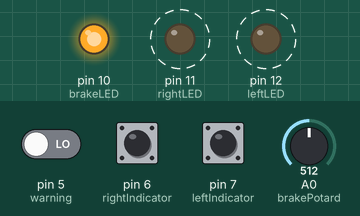
A sketch run on a simulated Arduino Uno, built with avr-gcc and run on an emulated ATmega328P. Parts: output pins drawn as LEDs (lit = HIGH). Dashed ring = blinking. Inputs (shaded band) come from the test bench; at power-on: A0 (brakePotard) = 512, pin 5 (warning) LOW, pin 6 (rightIndicator) LOW, pin 7 (leftIndicator) LOW.

Above: at 0.9 s.
1.3 s: A0 (brakePotard) set to 6
4.3 s: A0 (brakePotard) set to 3
At 4.9 s:
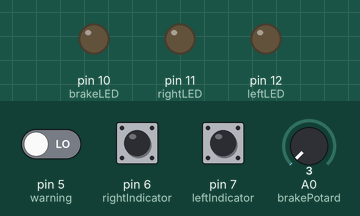
5.8 s: pin 5 (warning) driven HIGH
At 6.2 s:
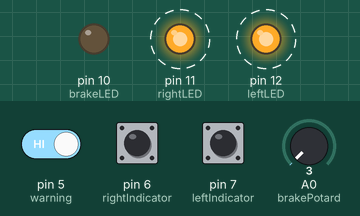
8.8 s: pin 5 (warning) driven LOW
At 9.5 s:
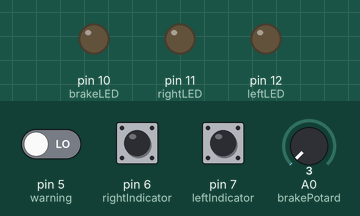
10.3 s: pin 6 (rightIndicator) pulled HIGH for 0.15 s
At 10.7 s:
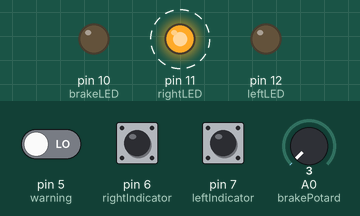
13.4 s: pin 7 (leftIndicator) pulled HIGH for 0.15 s
At 13.8 s:
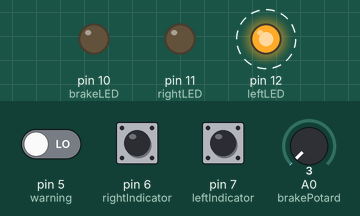
Timing chart, 0 to 17.5 s (numbered marks = the images above; inputs shaded):
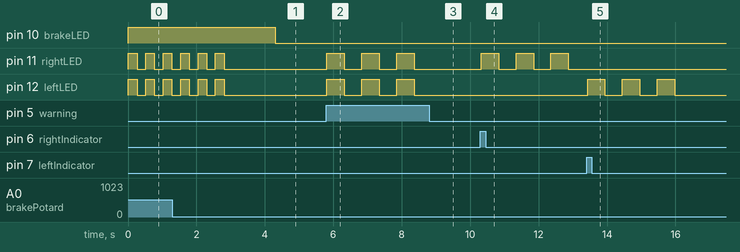

Measured:
- the behaviour switches between 5 and 4 on A0 (brakePotard) (found by bisection; images 0 and 1)
- after the input at 4.3 s, pin 10 (brakeLED): HIGH → LOW at once
- after the input at 5.8 s, pin 11 (rightLED), pin 12 (leftLED): alternates HIGH for 0.51 s and LOW for 0.51 s, starting at once
- after the input at 8.8 s, pin 11 (rightLED), pin 12 (leftLED): stays LOW (without the input it goes to HIGH after 0.07 s)
- after the input at 10.3 s, pin 11 (rightLED): alternates HIGH for 0.51 s and LOW for 0.51 s, starting at once
- after the input at 13.4 s, pin 12 (leftLED): alternates HIGH for 0.51 s and LOW for 0.51 s, 6 changes in all, then stays LOW, starting at once
- by itself, pin 11 (rightLED), pin 12 (leftLED): alternates HIGH for 0.25 s and LOW for 0.25 s, 6 changes in all, then stays LOW

The sketch:

SCADE_Clignotant.ino
```cpp
#include "FONCTION_HABITACLE_FONCTION_HABITACLE.h"

static const float delayTime = 10; //10ms

// Switches
static const uint8_t leftIndicator = 7;
static const uint8_t rightIndicator = 6;
static const uint8_t warning = 5;

// Potard
static const uint8_t brakePotard = A0;

//LED output
static const uint8_t leftLED = 12;
static const uint8_t rightLED = 11;
static const uint8_t brakeLED = 10;

// Value struct
outC_FONCTION_HABITACLE_FONCTION_HABITACLE outValues;

void setup() {
  Serial.begin(115200);

  pinMode(leftIndicator, INPUT);
  pinMode(rightIndicator, INPUT);
  pinMode(warning, INPUT);

  pinMode(brakePotard, INPUT);

  pinMode(leftLED, OUTPUT);
  pinMode(rightLED, OUTPUT);

  pinMode(brakeLED, OUTPUT);

}

void loop()
{

  kcg_int16 brakeInput = analogRead(brakePotard);
  kcg_bool Warning_Input = digitalRead(warning);

  uint8_t leftIndicatorStatus = digitalRead(leftIndicator);
  uint8_t rightIndicatorStatus = digitalRead(rightIndicator);

  kcg_int8 indicatorInput;
  if (leftIndicatorStatus && !rightIndicatorStatus)
  {
    indicatorInput = 1;
  }
  else if (rightIndicatorStatus && !leftIndicatorStatus)
  {
    indicatorInput = -1;
  }
  else
  {
    indicatorInput = 0;
  }

  // Call to generated code
  FONCTION_HABITACLE_FONCTION_HABITACLE((kcg_int8)indicatorInput, (kcg_bool)Warning_Input, (kcg_int16)brakeInput, &outValues);

  // Writing our exits
  digitalWrite(leftLED, outValues.leftIndicatorSignal);
  digitalWrite(rightLED, outValues.rightIndicatorSignal);
  digitalWrite(brakeLED, outValues.brakeSignal);

  // Waiting for new refresh
  delay(delayTime);

}
```

FONCTION_CLIGNOTANT_FONCTION_HABITACLE.c
```cpp
/* $********** SCADE Suite KCG 32-bit 6.6 (build i19) ***********
** Command: kcg66.exe -config Z:/SCADE/scadeWorkspace/test/KCG/config.txt
** Generation date: 2020-01-23T20:16:23
*************************************************************$ */

#include "kcg_consts.h"
#include "kcg_sensors.h"
#include "FONCTION_CLIGNOTANT_FONCTION_HABITACLE.h"

/* FONCTION_HABITACLE::FONCTION_CLIGNOTANT/ */
void FONCTION_CLIGNOTANT_FONCTION_HABITACLE(
  /* EmergencyCommand/, _L3/ */
  kcg_bool EmergencyCommand,
  /* _L1/, leftIndicatorCommand/ */
  kcg_bool leftIndicatorCommand,
  /* _L2/, rightIndicatorCommand/ */
  kcg_bool rightIndicatorCommand,
  outC_FONCTION_CLIGNOTANT_FONCTION_HABITACLE *outC)
{
  /* _L7=(FONCTION_HABITACLE::SIGNAL_GENERATION#1)/ */
  SIGNAL_GENERATION_FONCTION_HABITACLE(
    (kcg_bool) (leftIndicatorCommand | rightIndicatorCommand),
    EmergencyCommand,
    &outC->Context_SIGNAL_GENERATION_1);
  outC->rightIndicatorSignal =
    outC->Context_SIGNAL_GENERATION_1.indicatorSignal & rightIndicatorCommand;
  outC->leftIndicatorSignal = leftIndicatorCommand &
    outC->Context_SIGNAL_GENERATION_1.indicatorSignal;
}

#ifndef KCG_USER_DEFINED_INIT
void FONCTION_CLIGNOTANT_init_FONCTION_HABITACLE(
  outC_FONCTION_CLIGNOTANT_FONCTION_HABITACLE *outC)
{
  outC->leftIndicatorSignal = kcg_true;
  outC->rightIndicatorSignal = kcg_true;
  /* _L7=(FONCTION_HABITACLE::SIGNAL_GENERATION#1)/ */
  SIGNAL_GENERATION_init_FONCTION_HABITACLE(&outC->Context_SIGNAL_GENERATION_1);
}
#endif /* KCG_USER_DEFINED_INIT */


#ifndef KCG_NO_EXTERN_CALL_TO_RESET
void FONCTION_CLIGNOTANT_reset_FONCTION_HABITACLE(
  outC_FONCTION_CLIGNOTANT_FONCTION_HABITACLE *outC)
{
  /* _L7=(FONCTION_HABITACLE::SIGNAL_GENERATION#1)/ */
  SIGNAL_GENERATION_reset_FONCTION_HABITACLE(
    &outC->Context_SIGNAL_GENERATION_1);
}
#endif /* KCG_NO_EXTERN_CALL_TO_RESET */


/* $********** SCADE Suite KCG 32-bit 6.6 (build i19) ***********
** FONCTION_CLIGNOTANT_FONCTION_HABITACLE.c
** Generation date: 2020-01-23T20:16:23
*************************************************************$ */
```

FONCTION_CLIGNOTANT_FONCTION_HABITACLE.h
```cpp
/* $********** SCADE Suite KCG 32-bit 6.6 (build i19) ***********
** Command: kcg66.exe -config Z:/SCADE/scadeWorkspace/test/KCG/config.txt
** Generation date: 2020-01-23T20:16:23
*************************************************************$ */
#ifndef _FONCTION_CLIGNOTANT_FONCTION_HABITACLE_H_
#define _FONCTION_CLIGNOTANT_FONCTION_HABITACLE_H_

#include "kcg_types.h"
#include "SIGNAL_GENERATION_FONCTION_HABITACLE.h"

/* =====================  no input structure  ====================== */

/* =====================  no output structure  ====================== */

/* ========================  context type  ========================= */
typedef struct {
  /* ---------------------------  outputs  --------------------------- */
  kcg_bool /* _L5/, leftIndicatorSignal/ */ leftIndicatorSignal;
  kcg_bool /* _L6/, rightIndicatorSignal/ */ rightIndicatorSignal;
  /* -----------------------  no local probes  ----------------------- */
  /* -----------------------  no local memory  ----------------------- */
  /* ---------------------  sub nodes' contexts  --------------------- */
  outC_SIGNAL_GENERATION_FONCTION_HABITACLE /* _L7=(FONCTION_HABITACLE::SIGNAL_GENERATION#1)/ */ Context_SIGNAL_GENERATION_1;
  /* ----------------- no clocks of observable data ------------------ */
} outC_FONCTION_CLIGNOTANT_FONCTION_HABITACLE;

/* ===========  node initialization and cycle functions  =========== */
/* FONCTION_HABITACLE::FONCTION_CLIGNOTANT/ */
extern void FONCTION_CLIGNOTANT_FONCTION_HABITACLE(
  /* EmergencyCommand/, _L3/ */
  kcg_bool EmergencyCommand,
  /* _L1/, leftIndicatorCommand/ */
  kcg_bool leftIndicatorCommand,
  /* _L2/, rightIndicatorCommand/ */
  kcg_bool rightIndicatorCommand,
  outC_FONCTION_CLIGNOTANT_FONCTION_HABITACLE *outC);

#ifndef KCG_NO_EXTERN_CALL_TO_RESET
extern void FONCTION_CLIGNOTANT_reset_FONCTION_HABITACLE(
  outC_FONCTION_CLIGNOTANT_FONCTION_HABITACLE *outC);
#endif /* KCG_NO_EXTERN_CALL_TO_RESET */

#ifndef KCG_USER_DEFINED_INIT
extern void FONCTION_CLIGNOTANT_init_FONCTION_HABITACLE(
  outC_FONCTION_CLIGNOTANT_FONCTION_HABITACLE *outC);
#endif /* KCG_USER_DEFINED_INIT */


#endif /* _FONCTION_CLIGNOTANT_FONCTION_HABITACLE_H_ */
/* $********** SCADE Suite KCG 32-bit 6.6 (build i19) ***********
** FONCTION_CLIGNOTANT_FONCTION_HABITACLE.h
** Generation date: 2020-01-23T20:16:23
*************************************************************$ */
```

FONCTION_FREINAGE_FONCTION_HABITACLE.c
```cpp
/* $********** SCADE Suite KCG 32-bit 6.6 (build i19) ***********
** Command: kcg66.exe -config Z:/SCADE/scadeWorkspace/test/KCG/config.txt
** Generation date: 2020-01-23T20:16:23
*************************************************************$ */

#include "kcg_consts.h"
#include "kcg_sensors.h"
#include "FONCTION_FREINAGE_FONCTION_HABITACLE.h"

/* FONCTION_HABITACLE::FONCTION_FREINAGE/ */
kcg_bool FONCTION_FREINAGE_FONCTION_HABITACLE(
  /* Brake_Input/, _L4/ */
  kcg_int16 Brake_Input)
{
  /* _L3/, brakeSignal/ */
  kcg_bool brakeSignal;

  brakeSignal = Brake_Input >= /* _L5= */(kcg_int16)
      Cal_SeuilBrakeOn_FONCTION_HABITACLE;
  return brakeSignal;
}


/* $********** SCADE Suite KCG 32-bit 6.6 (build i19) ***********
** FONCTION_FREINAGE_FONCTION_HABITACLE.c
** Generation date: 2020-01-23T20:16:23
*************************************************************$ */
```

FONCTION_FREINAGE_FONCTION_HABITACLE.h
```cpp
/* $********** SCADE Suite KCG 32-bit 6.6 (build i19) ***********
** Command: kcg66.exe -config Z:/SCADE/scadeWorkspace/test/KCG/config.txt
** Generation date: 2020-01-23T20:16:23
*************************************************************$ */
#ifndef _FONCTION_FREINAGE_FONCTION_HABITACLE_H_
#define _FONCTION_FREINAGE_FONCTION_HABITACLE_H_

#include "kcg_types.h"

/* =====================  no input structure  ====================== */

/* =====================  no output structure  ====================== */

/* FONCTION_HABITACLE::FONCTION_FREINAGE/ */
extern kcg_bool FONCTION_FREINAGE_FONCTION_HABITACLE(
  /* Brake_Input/, _L4/ */
  kcg_int16 Brake_Input);


#endif /* _FONCTION_FREINAGE_FONCTION_HABITACLE_H_ */
/* $********** SCADE Suite KCG 32-bit 6.6 (build i19) ***********
** FONCTION_FREINAGE_FONCTION_HABITACLE.h
** Generation date: 2020-01-23T20:16:23
*************************************************************$ */
```

FONCTION_HABITACLE_FONCTION_HABITACLE.c
```cpp
/* $********** SCADE Suite KCG 32-bit 6.6 (build i19) ***********
** Command: kcg66.exe -config Z:/SCADE/scadeWorkspace/test/KCG/config.txt
** Generation date: 2020-01-23T20:16:23
*************************************************************$ */

#include "kcg_consts.h"
#include "kcg_sensors.h"
#include "FONCTION_HABITACLE_FONCTION_HABITACLE.h"

/* FONCTION_HABITACLE::FONCTION_HABITACLE/ */
void FONCTION_HABITACLE_FONCTION_HABITACLE(
  /* Indicator_Input/, _L1/ */
  kcg_int8 Indicator_Input,
  /* Warning_Input/, _L2/ */
  kcg_bool Warning_Input,
  /* Brake_Input/, _L6/ */
  kcg_int16 Brake_Input,
  outC_FONCTION_HABITACLE_FONCTION_HABITACLE *outC)
{
  /* _L8=(FONCTION_HABITACLE::TRAITEMENT_FREINAGE_URGENCE#1)/ */
  TRAITEMENT_FREINAGE_URGENCE_FONCTION_HABITACLE(
    Brake_Input,
    &outC->Context_TRAITEMENT_FREINAGE_URGENCE_1);
  /* _L10=(FONCTION_HABITACLE::TRAITEMENT_CLIGNOTANT#1)/ */
  TRAITEMENT_CLIGNOTANT_FONCTION_HABITACLE(
    Indicator_Input,
    Warning_Input,
    outC->Context_TRAITEMENT_FREINAGE_URGENCE_1.EmergencyCommand,
    &outC->Context_TRAITEMENT_CLIGNOTANT_1);
  outC->brakeSignal = /* _L5=(FONCTION_HABITACLE::FONCTION_FREINAGE#1)/ */
    FONCTION_FREINAGE_FONCTION_HABITACLE(Brake_Input);
  /* _L4=(FONCTION_HABITACLE::FONCTION_CLIGNOTANT#1)/ */
  FONCTION_CLIGNOTANT_FONCTION_HABITACLE(
    outC->Context_TRAITEMENT_FREINAGE_URGENCE_1.EmergencyCommand,
    outC->Context_TRAITEMENT_CLIGNOTANT_1.leftIndicatorCommand,
    outC->Context_TRAITEMENT_CLIGNOTANT_1.rightIndicatorCommand,
    &outC->Context_FONCTION_CLIGNOTANT_1);
  outC->leftIndicatorSignal =
    outC->Context_FONCTION_CLIGNOTANT_1.leftIndicatorSignal;
  outC->rightIndicatorSignal =
    outC->Context_FONCTION_CLIGNOTANT_1.rightIndicatorSignal;
}

#ifndef KCG_USER_DEFINED_INIT
void FONCTION_HABITACLE_init_FONCTION_HABITACLE(
  outC_FONCTION_HABITACLE_FONCTION_HABITACLE *outC)
{
  outC->leftIndicatorSignal = kcg_true;
  outC->rightIndicatorSignal = kcg_true;
  outC->brakeSignal = kcg_true;
  /* _L4=(FONCTION_HABITACLE::FONCTION_CLIGNOTANT#1)/ */
  FONCTION_CLIGNOTANT_init_FONCTION_HABITACLE(
    &outC->Context_FONCTION_CLIGNOTANT_1);
  /* _L10=(FONCTION_HABITACLE::TRAITEMENT_CLIGNOTANT#1)/ */
  TRAITEMENT_CLIGNOTANT_init_FONCTION_HABITACLE(
    &outC->Context_TRAITEMENT_CLIGNOTANT_1);
  /* _L8=(FONCTION_HABITACLE::TRAITEMENT_FREINAGE_URGENCE#1)/ */
  TRAITEMENT_FREINAGE_URGENCE_init_FONCTION_HABITACLE(
    &outC->Context_TRAITEMENT_FREINAGE_URGENCE_1);
}
#endif /* KCG_USER_DEFINED_INIT */


#ifndef KCG_NO_EXTERN_CALL_TO_RESET
void FONCTION_HABITACLE_reset_FONCTION_HABITACLE(
  outC_FONCTION_HABITACLE_FONCTION_HABITACLE *outC)
{
  /* _L4=(FONCTION_HABITACLE::FONCTION_CLIGNOTANT#1)/ */
  FONCTION_CLIGNOTANT_reset_FONCTION_HABITACLE(
    &outC->Context_FONCTION_CLIGNOTANT_1);
  /* _L10=(FONCTION_HABITACLE::TRAITEMENT_CLIGNOTANT#1)/ */
  TRAITEMENT_CLIGNOTANT_reset_FONCTION_HABITACLE(
    &outC->Context_TRAITEMENT_CLIGNOTANT_1);
  /* _L8=(FONCTION_HABITACLE::TRAITEMENT_FREINAGE_URGENCE#1)/ */
  TRAITEMENT_FREINAGE_URGENCE_reset_FONCTION_HABITACLE(
    &outC->Context_TRAITEMENT_FREINAGE_URGENCE_1);
}
#endif /* KCG_NO_EXTERN_CALL_TO_RESET */


/* $********** SCADE Suite KCG 32-bit 6.6 (build i19) ***********
** FONCTION_HABITACLE_FONCTION_HABITACLE.c
** Generation date: 2020-01-23T20:16:23
*************************************************************$ */
```

FONCTION_HABITACLE_FONCTION_HABITACLE.h
```cpp
/* $********** SCADE Suite KCG 32-bit 6.6 (build i19) ***********
** Command: kcg66.exe -config Z:/SCADE/scadeWorkspace/test/KCG/config.txt
** Generation date: 2020-01-23T20:16:23
*************************************************************$ */
#ifndef _FONCTION_HABITACLE_FONCTION_HABITACLE_H_
#define _FONCTION_HABITACLE_FONCTION_HABITACLE_H_

#include "kcg_types.h"
#include "FONCTION_FREINAGE_FONCTION_HABITACLE.h"
#include "TRAITEMENT_FREINAGE_URGENCE_FONCTION_HABITACLE.h"
#include "TRAITEMENT_CLIGNOTANT_FONCTION_HABITACLE.h"
#include "FONCTION_CLIGNOTANT_FONCTION_HABITACLE.h"

/* =====================  no input structure  ====================== */

/* =====================  no output structure  ====================== */

/* ========================  context type  ========================= */
typedef struct {
  /* ---------------------------  outputs  --------------------------- */
  kcg_bool /* _L4/, leftIndicatorSignal/ */ leftIndicatorSignal;
  kcg_bool /* _L3/, rightIndicatorSignal/ */ rightIndicatorSignal;
  kcg_bool /* _L5/, brakeSignal/ */ brakeSignal;
  /* -----------------------  no local probes  ----------------------- */
  /* -----------------------  no local memory  ----------------------- */
  /* ---------------------  sub nodes' contexts  --------------------- */
  outC_FONCTION_CLIGNOTANT_FONCTION_HABITACLE /* _L4=(FONCTION_HABITACLE::FONCTION_CLIGNOTANT#1)/ */ Context_FONCTION_CLIGNOTANT_1;
  outC_TRAITEMENT_CLIGNOTANT_FONCTION_HABITACLE /* _L10=(FONCTION_HABITACLE::TRAITEMENT_CLIGNOTANT#1)/ */ Context_TRAITEMENT_CLIGNOTANT_1;
  outC_TRAITEMENT_FREINAGE_URGENCE_FONCTION_HABITACLE /* _L8=(FONCTION_HABITACLE::TRAITEMENT_FREINAGE_URGENCE#1)/ */ Context_TRAITEMENT_FREINAGE_URGENCE_1;
  /* ----------------- no clocks of observable data ------------------ */
} outC_FONCTION_HABITACLE_FONCTION_HABITACLE;

/* ===========  node initialization and cycle functions  =========== */
/* FONCTION_HABITACLE::FONCTION_HABITACLE/ */
#ifdef __cplusplus
extern "C" {
#endif
extern void FONCTION_HABITACLE_FONCTION_HABITACLE(
  /* Indicator_Input/, _L1/ */
  kcg_int8 Indicator_Input,
  /* Warning_Input/, _L2/ */
  kcg_bool Warning_Input,
  /* Brake_Input/, _L6/ */
  kcg_int16 Brake_Input,
  outC_FONCTION_HABITACLE_FONCTION_HABITACLE *outC);
#ifdef __cplusplus
}
#endif

#ifndef KCG_NO_EXTERN_CALL_TO_RESET
extern void FONCTION_HABITACLE_reset_FONCTION_HABITACLE(
  outC_FONCTION_HABITACLE_FONCTION_HABITACLE *outC);
#endif /* KCG_NO_EXTERN_CALL_TO_RESET */

#ifndef KCG_USER_DEFINED_INIT
extern void FONCTION_HABITACLE_init_FONCTION_HABITACLE(
  outC_FONCTION_HABITACLE_FONCTION_HABITACLE *outC);
#endif /* KCG_USER_DEFINED_INIT */


#endif /* _FONCTION_HABITACLE_FONCTION_HABITACLE_H_ */
/* $********** SCADE Suite KCG 32-bit 6.6 (build i19) ***********
** FONCTION_HABITACLE_FONCTION_HABITACLE.h
** Generation date: 2020-01-23T20:16:23
*************************************************************$ */
```

SIGNAL_GENERATION_FONCTION_HABITACLE.h
```cpp
/* $********** SCADE Suite KCG 32-bit 6.6 (build i19) ***********
** Command: kcg66.exe -config Z:/SCADE/scadeWorkspace/test/KCG/config.txt
** Generation date: 2020-01-23T20:16:23
*************************************************************$ */
#ifndef _SIGNAL_GENERATION_FONCTION_HABITACLE_H_
#define _SIGNAL_GENERATION_FONCTION_HABITACLE_H_

#include "kcg_types.h"

/* =====================  no input structure  ====================== */

/* =====================  no output structure  ====================== */

/* ========================  context type  ========================= */
typedef struct {
  /* ---------------------------  outputs  --------------------------- */
  kcg_bool /* indicatorSignal/ */ indicatorSignal;
  /* -----------------------  no local probes  ----------------------- */
  /* ----------------------- local memories  ------------------------- */
  kcg_bool init;
  SSM_ST_SM2_Clignotement_SM1 /* SM1:Clignotement:SM2: */ SM2_state_nxt_Clignotement_SM1;
  _2_SSM_ST_SM1 /* SM1: */ SM1_state_nxt;
  kcg_bool /* SM1: */ SM1_reset_nxt;
  kcg_uint8 /* clock_count/ */ clock_count;
  /* -------------------- no sub nodes' contexts  -------------------- */
  /* ----------------- no clocks of observable data ------------------ */
} outC_SIGNAL_GENERATION_FONCTION_HABITACLE;

/* ===========  node initialization and cycle functions  =========== */
/* FONCTION_HABITACLE::SIGNAL_GENERATION/ */
extern void SIGNAL_GENERATION_FONCTION_HABITACLE(
  /* indicatorCommand/ */
  kcg_bool indicatorCommand,
  /* EmergencyCommand/, _L2/ */
  kcg_bool EmergencyCommand,
  outC_SIGNAL_GENERATION_FONCTION_HABITACLE *outC);

#ifndef KCG_NO_EXTERN_CALL_TO_RESET
extern void SIGNAL_GENERATION_reset_FONCTION_HABITACLE(
  outC_SIGNAL_GENERATION_FONCTION_HABITACLE *outC);
#endif /* KCG_NO_EXTERN_CALL_TO_RESET */

#ifndef KCG_USER_DEFINED_INIT
extern void SIGNAL_GENERATION_init_FONCTION_HABITACLE(
  outC_SIGNAL_GENERATION_FONCTION_HABITACLE *outC);
#endif /* KCG_USER_DEFINED_INIT */


#endif /* _SIGNAL_GENERATION_FONCTION_HABITACLE_H_ */
/* $********** SCADE Suite KCG 32-bit 6.6 (build i19) ***********
** SIGNAL_GENERATION_FONCTION_HABITACLE.h
** Generation date: 2020-01-23T20:16:23
*************************************************************$ */
```

Saturation_FONCTION_HABITACLE.c
```cpp
/* $********** SCADE Suite KCG 32-bit 6.6 (build i19) ***********
** Command: kcg66.exe -config Z:/SCADE/scadeWorkspace/test/KCG/config.txt
** Generation date: 2020-01-23T20:16:23
*************************************************************$ */

#include "kcg_consts.h"
#include "kcg_sensors.h"
#include "Saturation_FONCTION_HABITACLE.h"

/* FONCTION_HABITACLE::Saturation/ */
kcg_int32 Saturation_FONCTION_HABITACLE(
  /* Val/, _L2/ */
  kcg_int32 Val,
  /* High/, _L3/ */
  kcg_int32 High,
  /* Low/, _L6/ */
  kcg_int32 Low)
{
  /* LimitedVal/, _L4/ */
  kcg_int32 LimitedVal;

  /* _L4= */
  if (Val < Low) {
    LimitedVal = Low;
  }
  else /* _L1= */
  if (Val > High) {
    LimitedVal = High;
  }
  else {
    LimitedVal = Val;
  }
  return LimitedVal;
}


/* $********** SCADE Suite KCG 32-bit 6.6 (build i19) ***********
** Saturation_FONCTION_HABITACLE.c
** Generation date: 2020-01-23T20:16:23
*************************************************************$ */
```

Saturation_FONCTION_HABITACLE.h
```cpp
/* $********** SCADE Suite KCG 32-bit 6.6 (build i19) ***********
** Command: kcg66.exe -config Z:/SCADE/scadeWorkspace/test/KCG/config.txt
** Generation date: 2020-01-23T20:16:23
*************************************************************$ */
#ifndef _Saturation_FONCTION_HABITACLE_H_
#define _Saturation_FONCTION_HABITACLE_H_

#include "kcg_types.h"

/* =====================  no input structure  ====================== */

/* =====================  no output structure  ====================== */

/* FONCTION_HABITACLE::Saturation/ */
extern kcg_int32 Saturation_FONCTION_HABITACLE(
  /* Val/, _L2/ */
  kcg_int32 Val,
  /* High/, _L3/ */
  kcg_int32 High,
  /* Low/, _L6/ */
  kcg_int32 Low);


#endif /* _Saturation_FONCTION_HABITACLE_H_ */
/* $********** SCADE Suite KCG 32-bit 6.6 (build i19) ***********
** Saturation_FONCTION_HABITACLE.h
** Generation date: 2020-01-23T20:16:23
*************************************************************$ */
```

Source omitted: RATION_FONCTION_HABITACLE.c (4684 bytes), System_System.c (1733 bytes), System_System.h (2169 bytes), NOTANT_FONCTION_HABITACLE.c (3994 bytes), NOTANT_FONCTION_HABITACLE.h (2373 bytes), RGENCE_FONCTION_HABITACLE.c (2343 bytes), RGENCE_FONCTION_HABITACLE.h (2224 bytes), kcg_consts.c (461 bytes), kcg_consts.h (1455 bytes), kcg_sensors.h (538 bytes), kcg_types.c (459 bytes), kcg_types.h (6630 bytes) and 1 more
